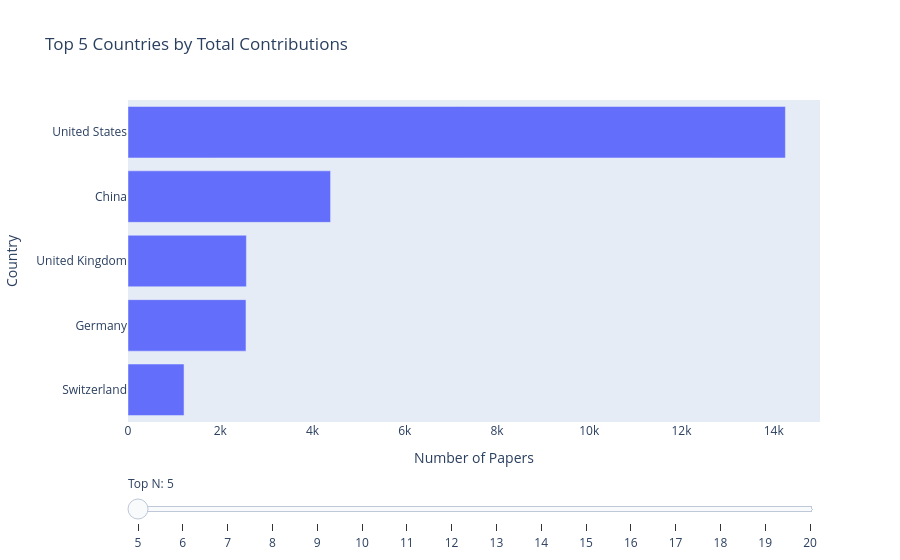

Notebook code for this chart:
### Code cell
def create_top_n_slider_plot(df, max_n=20):

    # remove unknown if exists
    df = df[df['country'] != 'Unknown']

    # total papers per country
    country_total = df.groupby('country', as_index=False)['papers'].sum()

    # sort once
    country_total = country_total.sort_values('papers', ascending=False)

    fig = go.Figure()

    steps = []

    # create traces for each n
    for n in range(5, max_n + 1):

        top_n = country_total.head(n)

        trace = go.Bar(
            x=top_n['papers'],
            y=top_n['country'],
            orientation='h',
            visible=False
        )

        fig.add_trace(trace)

        steps.append(
            dict(
                method="update",
                args=[{"visible": [False] * len(range(5, max_n + 1))},
                      {"title": f"Top {n} Countries by Total Contributions"}],
                label=str(n)
            )
        )

        steps[-1]["args"][0]["visible"][n - 5] = True

    # make first visible
    fig.data[0].visible = True

    # slider
    sliders = [dict(
        active=0,
        currentvalue={"prefix": "Top N: "},
        pad={"t": 50},
        steps=steps
    )]

    fig.update_layout(
        sliders=sliders,
        yaxis=dict(autorange="reversed"),
        xaxis_title="Number of Papers",
        yaxis_title="Country",
        title="Top 5 Countries by Total Contributions"
    )

    return fig

fig = create_top_n_slider_plot(country_year)

fig.show()

### Figure 1 — Plotly figure (JSON) as saved in the notebook; plotly's stock layout.template omitted (floating-point values rounded to 4 significant figures)
{"data": [{"orientation": "h", "type": "bar", "visible": true, "x": [14254, 4392, 2567, 2558, 1215], "y": ["United States", "China", "United Kingdom", "Germany", "Switzerland"]}, {"orientation": "h", "type": "bar", "visible": false, "x": [14254, 4392, 2567, 2558, 1215, 796], "y": ["United States", "China", "United Kingdom", "Germany", "Switzerland", "South Korea"]}, {"orientation": "h", "type": "bar", "visible": false, "x": [14254, 4392, 2567, 2558, 1215, 796, 748], "y": ["United States", "China", "United Kingdom", "Germany", "Switzerland", "South Korea", "Hong Kong"]}, {"orientation": "h", "type": "bar", "visible": false, "x": [14254, 4392, 2567, 2558, 1215, 796, 748, 735], "y": ["United States", "China", "United Kingdom", "Germany", "Switzerland", "South Korea", "Hong Kong", "Canada"]}, {"orientation": "h", "type": "bar", "visible": false, "x": [14254, 4392, 2567, 2558, 1215, 796, 748, 735, 677], "y": ["United States", "China", "United Kingdom", "Germany", "Switzerland", "South Korea", "Hong Kong", "Canada", "France"]}, {"orientation": "h", "type": "bar", "visible": false, "x": [14254, 4392, 2567, 2558, 1215, 796, 748, 735, 677, 552], "y": ["United States", "China", "United Kingdom", "Germany", "Switzerland", "South Korea", "Hong Kong", "Canada", "France", "Singapore"]}, {"orientation": "h", "type": "bar", "visible": false, "x": [14254, 4392, 2567, 2558, 1215, 796, 748, 735, 677, 552, 330], "y": ["United States", "China", "United Kingdom", "Germany", "Switzerland", "South Korea", "Hong Kong", "Canada", "France", "Singapore", "Japan"]}, {"orientation": "h", "type": "bar", "visible": false, "x": [14254, 4392, 2567, 2558, 1215, 796, 748, 735, 677, 552, 330, 321], "y": ["United States", "China", "United Kingdom", "Germany", "Switzerland", "South Korea", "Hong Kong", "Canada", "France", "Singapore", "Japan", "India"]}, {"orientation": "h", "type": "bar", "visible": false, "x": [14254, 4392, 2567, 2558, 1215, 796, 748, 735, 677, 552, 330, 321, 306], "y": ["United States", "China", "United Kingdom", "Germany", "Switzerland", "South Korea", "Hong Kong", "Canada", "France", "Singapore", "Japan", "India", "Australia"]}, {"orientation": "h", "type": "bar", "visible": false, "x": [14254, 4392, 2567, 2558, 1215, 796, 748, 735, 677, 552, 330, 321, 306, 173], "y": ["United States", "China", "United Kingdom", "Germany", "Switzerland", "South Korea", "Hong Kong", "Canada", "France", "Singapore", "Japan", "India", "Australia", "Israel"]}, {"orientation": "h", "type": "bar", "visible": false, "x": [14254, 4392, 2567, 2558, 1215, 796, 748, 735, 677, 552, 330, 321, 306, 173, 132], "y": ["United States", "China", "United Kingdom", "Germany", "Switzerland", "South Korea", "Hong Kong", "Canada", "France", "Singapore", "Japan", "India", "Australia", "Israel", "Netherlands"]}, {"orientation": "h", "type": "bar", "visible": false, "x": [14254, 4392, 2567, 2558, 1215, 796, 748, 735, 677, 552, 330, 321, 306, 173, 132, 95], "y": ["United States", "China", "United Kingdom", "Germany", "Switzerland", "South Korea", "Hong Kong", "Canada", "France", "Singapore", "Japan", "India", "Australia", "Israel", "Netherlands", "Austria"]}, {"orientation": "h", "type": "bar", "visible": false, "x": [14254, 4392, 2567, 2558, 1215, 796, 748, 735, 677, 552, 330, 321, 306, 173, 132, 95, 77], "y": ["United States", "China", "United Kingdom", "Germany", "Switzerland", "South Korea", "Hong Kong", "Canada", "France", "Singapore", "Japan", "India", "Australia", "Israel", "Netherlands", "Austria", "Italy"]}, {"orientation": "h", "type": "bar", "visible": false, "x": [14254, 4392, 2567, 2558, 1215, 796, 748, 735, 677, 552, 330, 321, 306, 173, 132, 95, 77, 73], "y": ["United States", "China", "United Kingdom", "Germany", "Switzerland", "South Korea", "Hong Kong", "Canada", "France", "Singapore", "Japan", "India", "Australia", "Israel", "Netherlands", "Austria", "Italy", "Denmark"]}, {"orientation": "h", "type": "bar", "visible": false, "x": [14254, 4392, 2567, 2558, 1215, 796, 748, 735, 677, 552, 330, 321, 306, 173, 132, 95, 77, 73, 52], "y": ["United States", "China", "United Kingdom", "Germany", "Switzerland", "South Korea", "Hong Kong", "Canada", "France", "Singapore", "Japan", "India", "Australia", "Israel", "Netherlands", "Austria", "Italy", "Denmark", "Sweden"]}, {"orientation": "h", "type": "bar", "visible": false, "x": [14254, 4392, 2567, 2558, 1215, 796, 748, 735, 677, 552, 330, 321, 306, 173, 132, 95, 77, 73, 52, 38], "y": ["United States", "China", "United Kingdom", "Germany", "Switzerland", "South Korea", "Hong Kong", "Canada", "France", "Singapore", "Japan", "India", "Australia", "Israel", "Netherlands", "Austria", "Italy", "Denmark", "Sweden", "Czech Republic"]}], "layout": {"sliders": [{"active": 0, "currentvalue": {"prefix": "Top N: "}, "pad": {"t": 50}, "steps": [{"args": [{"visible": [true, false, false, false, false, false, false, false, false, false, false, false, false, false, false, false]}, {"title": "Top 5 Countries by Total Contributions"}], "label": "5", "method": "update"}, {"args": [{"visible": [false, true, false, false, false, false, false, false, false, false, false, false, false, false, false, false]}, {"title": "Top 6 Countries by Total Contributions"}], "label": "6", "method": "update"}, {"args": [{"visible": [false, false, true, false, false, false, false, false, false, false, false, false, false, false, false, false]}, {"title": "Top 7 Countries by Total Contributions"}], "label": "7", "method": "update"}, {"args": [{"visible": [false, false, false, true, false, false, false, false, false, false, false, false, false, false, false, false]}, {"title": "Top 8 Countries by Total Contributions"}], "label": "8", "method": "update"}, {"args": [{"visible": [false, false, false, false, true, false, false, false, false, false, false, false, false, false, false, false]}, {"title": "Top 9 Countries by Total Contributions"}], "label": "9", "method": "update"}, {"args": [{"visible": [false, false, false, false, false, true, false, false, false, false, false, false, false, false, false, false]}, {"title": "Top 10 Countries by Total Contributions"}], "label": "10", "method": "update"}, {"args": [{"visible": [false, false, false, false, false, false, true, false, false, false, false, false, false, false, false, false]}, {"title": "Top 11 Countries by Total Contributions"}], "label": "11", "method": "update"}, {"args": [{"visible": [false, false, false, false, false, false, false, true, false, false, false, false, false, false, false, false]}, {"title": "Top 12 Countries by Total Contributions"}], "label": "12", "method": "update"}, {"args": [{"visible": [false, false, false, false, false, false, false, false, true, false, false, false, false, false, false, false]}, {"title": "Top 13 Countries by Total Contributions"}], "label": "13", "method": "update"}, {"args": [{"visible": [false, false, false, false, false, false, false, false, false, true, false, false, false, false, false, false]}, {"title": "Top 14 Countries by Total Contributions"}], "label": "14", "method": "update"}, {"args": [{"visible": [false, false, false, false, false, false, false, false, false, false, true, false, false, false, false, false]}, {"title": "Top 15 Countries by Total Contributions"}], "label": "15", "method": "update"}, {"args": [{"visible": [false, false, false, false, false, false, false, false, false, false, false, true, false, false, false, false]}, {"title": "Top 16 Countries by Total Contributions"}], "label": "16", "method": "update"}, {"args": [{"visible": [false, false, false, false, false, false, false, false, false, false, false, false, true, false, false, false]}, {"title": "Top 17 Countries by Total Contributions"}], "label": "17", "method": "update"}, {"args": [{"visible": [false, false, false, false, false, false, false, false, false, false, false, false, false, true, false, false]}, {"title": "Top 18 Countries by Total Contributions"}], "label": "18", "method": "update"}, {"args": [{"visible": [false, false, false, false, false, false, false, false, false, false, false, false, false, false, true, false]}, {"title": "Top 19 Countries by Total Contributions"}], "label": "19", "method": "update"}, {"args": [{"visible": [false, false, false, false, false, false, false, false, false, false, false, false, false, false, false, true]}, {"title": "Top 20 Countries by Total Contributions"}], "label": "20", "method": "update"}]}], "title": {"text": "Top 5 Countries by Total Contributions"}, "xaxis": {"title": {"text": "Number of Papers"}}, "yaxis": {"autorange": "reversed", "title": {"text": "Country"}}}}
